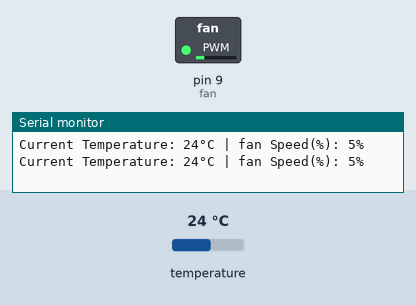
This sketch was run on a simulated Arduino Uno, built with avr-gcc and run on an emulated ATmega328P. Parts: switched loads named in the sketch (green lamp = pin HIGH), the last lines printed to the serial monitor. The inputs (shaded band) are chosen by the test bench; at power-on: temperature 24 °C.

Above: at 2.5 s.
2.6 s: temperature set to 28 °C
At 3.2 s:
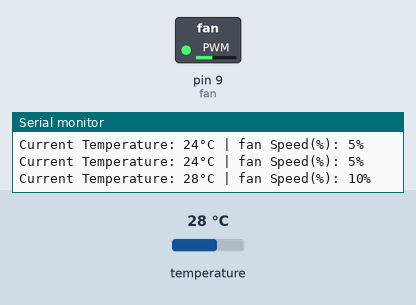
4.2 s: temperature set to 33 °C
At 5.7 s:
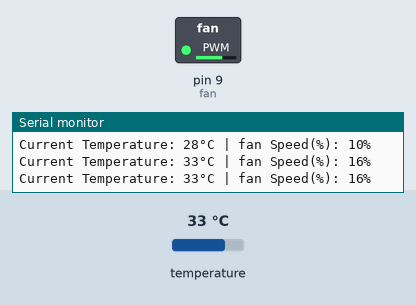
6.1 s: temperature set to 41 °C
At 7.0 s:
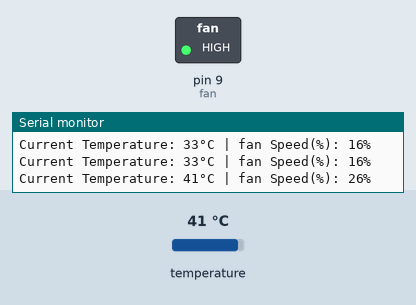
Timing chart, 0 to 9.1 s (numbered marks = the images above; inputs shaded):
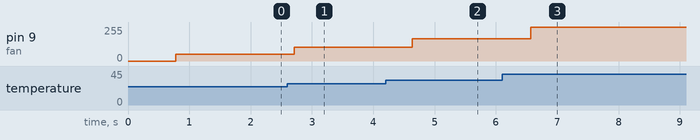

Measured:
- after the input at 2.6 s, pin 9 (fan): 51/255 → 102/255 after 0.11 s
- after the input at 4.2 s, pin 9 (fan): 102/255 → 166/255 after 0.44 s
- after the input at 6.1 s, pin 9 (fan): 166/255 → 255/255 after 0.47 s

The sketch:

A01.ino
```cpp
/*##########Script Information###############################
  # Purpose: Temperature Controlled DC Fan
  # Created: 08-07-2022
  # Author : Rumesh
  ###########################################################*/

#include "Arduino.h"
#include <OneWire.h>
#include <DallasTemperature.h>

#define ONE_WIRE_BUS 7 //Temperature Sensor Connected to 7 of Arduino
#define fan 9 // Fan connected to PWM 9 pin of Arduino
// but can also use one of PWM 3,5,6,9,10,11 pins
OneWire oneWire(ONE_WIRE_BUS);
DallasTemperature sensors(&oneWire);

int temp;           // Measured Temperature
int tempMin = 20;   // Minimum Temperature to start the FAN
int tempMax = 100;  // Maximum Temperature to rotate FAN at full speed
int fanSpeed;
int fanP;           // Fan Speed Percentage

void setup()
{
  pinMode(fan, OUTPUT); // setting fan pin as output
  Serial.begin(9600);
  sensors.begin();
}

void loop()
{
  sensors.requestTemperatures();
  temp = sensors.getTempCByIndex(0);     // Read Temperature from Sensor in Celsius scale

   if(temp  <= tempMin) {                 // If temp is lower than minimum temperature
        fanSpeed = 0;                    // FAN speed = 0 when temperature lower than reference temperature
        fanP = 0;
        analogWrite(fan, 0); // digitalWrite(fan, LOW);
   }

   if((temp  > tempMin) && (temp <= tempMax)) { // if temperature is higher than minimum temp
          fanSpeed = map(temp, tempMin, tempMax, 0, 1023); // Map an digital value to 10 bits (0 to 1023)
           //map(value, fromLow, fromHigh, toLow, toHigh) //  Arduino Uno Resolution ==> volts / 1024 units
          analogWrite(fan, fanSpeed); // spin the fan at based on temperature value
          fanP = map(temp, tempMin, tempMax, 0, 100); // speed of fan to display
   }

     Serial.print("Current Temperature: ");
     Serial.print(temp);
     Serial.print("°C "); //°C
     Serial.print("| fan Speed(%): ");
     Serial.print(fanP);
     Serial.println("%  ");
     delay(200);

}
```
